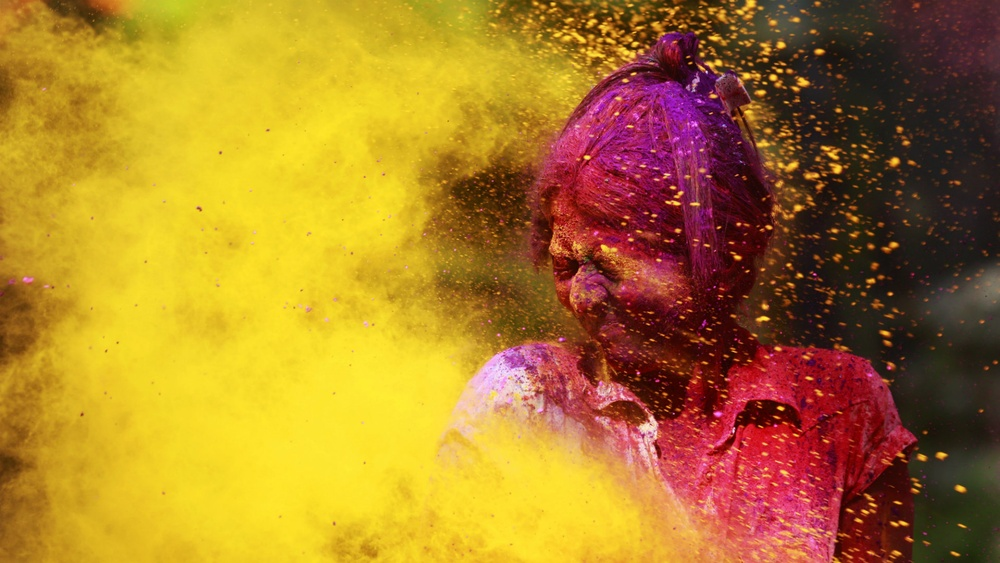
#> input picture demo/image.jpg, 1000 x 563 px, shrunk from 1920 x 1081 before the run
$ python cv_test.py
#> lines starting #> are read from the running program, lines starting #| are printed output that depends on the picture; after the words box and inside, x2 and y2 are one past the last pixel; in counts of white or black regions, pixels touching at a corner belong together
import cv2
from skimage.filters import threshold_sauvola
from skimage import img_as_ubyte

# otvaranje slike
image = cv2.imread('image.jpg', cv2.IMREAD_COLOR)
#> image is the input picture: shape (563, 1000, 3); mean B, G, R 39.6, 124.7, 170.8
# pretvorba slike u nijanse sive
grayscale_image = cv2.cvtColor(image, cv2.COLOR_BGR2GRAY)
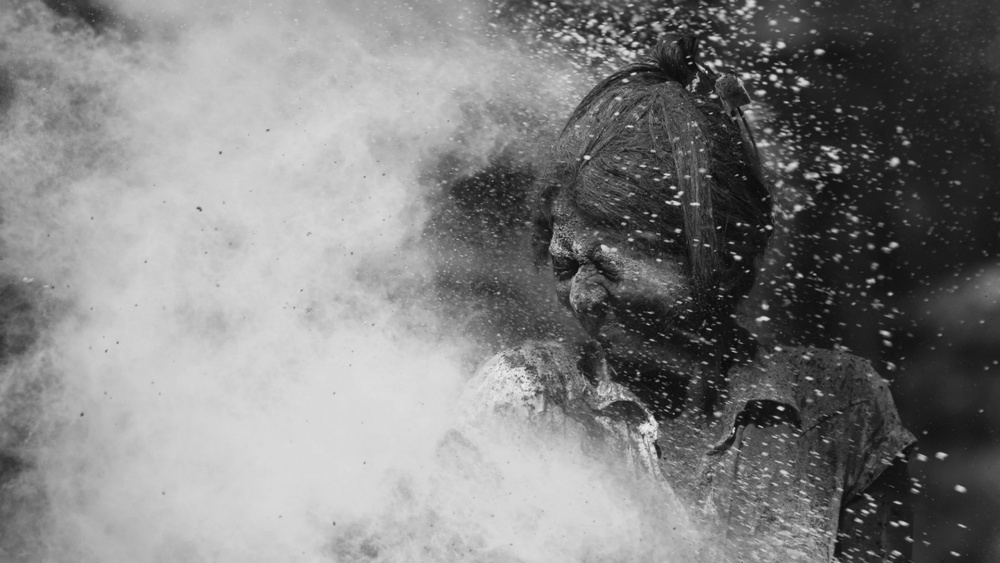
#> grayscale_image: shape (563, 1000); min 9, max 240, mean 128.8
# izračun praga za pojedini slikovni element Sauvola metodom
thresholds = threshold_sauvola(grayscale_image,
                               window_size=15,
                               k=0.2)
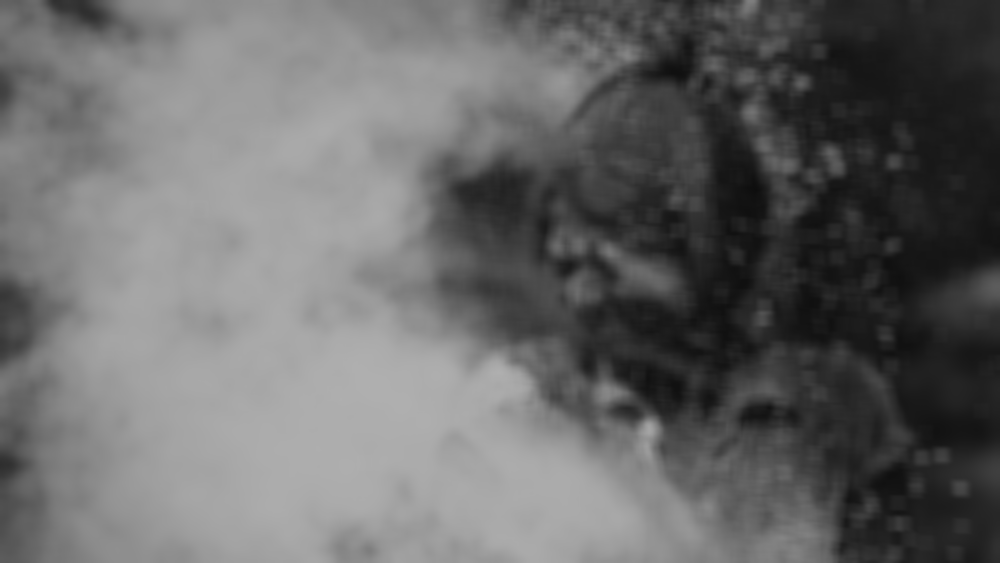
#> thresholds: shape (563, 1000) float64; min 13.79, max 176, mean 104.8

binarized_image = img_as_ubyte(grayscale_image > thresholds)
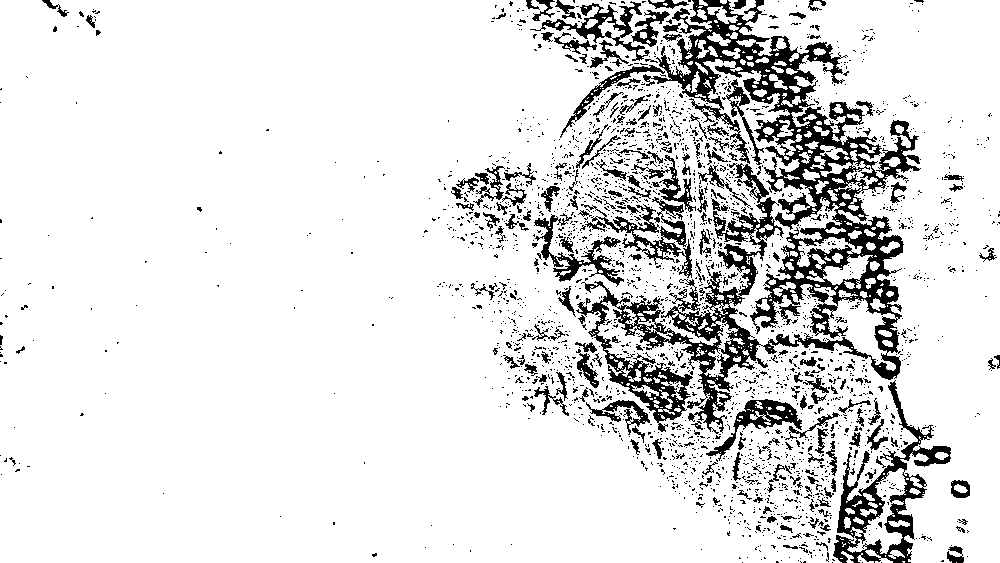
#> binarized_image: shape (563, 1000); 87.7% white; 2463 black regions (2238 under 20 px), largest, box (x1, y1, x2, y2) and area: (576, 0, 921, 434) 33875, (833, 380, 951, 563) 4864, (581, 197, 692, 278) 1995

cv2.imshow('logo', grayscale_image)
cv2.waitKey(0)
cv2.destroyAllWindows()
